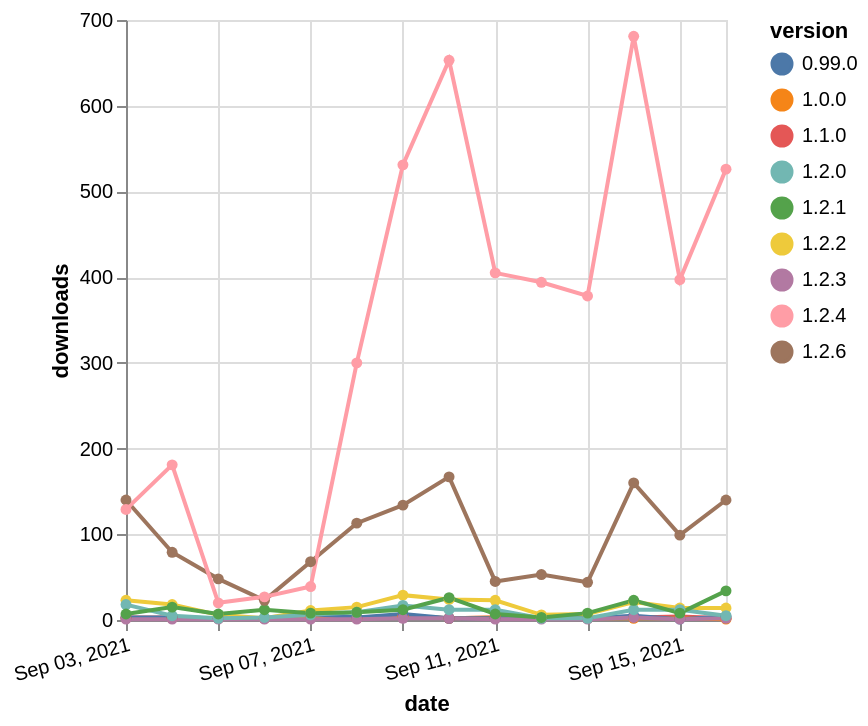

Write the Vega-Lite specification saved for this chart.
### Vega-Lite specification from a JSON file in a GitHub repository (floating-point values rounded to 4 significant figures)
{"$schema": "https://vega.github.io/schema/vega-lite/v5.json", "description": "A simple bar chart with embedded data.", "data": {"values": [{"date": "2021-09-03", "total": 23110, "delta": 3, "version": "1.1.0"}, {"date": "2021-09-04", "total": 23113, "delta": 3, "version": "1.1.0"}, {"date": "2021-09-05", "total": 23115, "delta": 2, "version": "1.1.0"}, {"date": "2021-09-06", "total": 23117, "delta": 2, "version": "1.1.0"}, {"date": "2021-09-07", "total": 23121, "delta": 4, "version": "1.1.0"}, {"date": "2021-09-08", "total": 23123, "delta": 2, "version": "1.1.0"}, {"date": "2021-09-09", "total": 23128, "delta": 5, "version": "1.1.0"}, {"date": "2021-09-10", "total": 23130, "delta": 2, "version": "1.1.0"}, {"date": "2021-09-11", "total": 23133, "delta": 3, "version": "1.1.0"}, {"date": "2021-09-12", "total": 23135, "delta": 2, "version": "1.1.0"}, {"date": "2021-09-13", "total": 23137, "delta": 2, "version": "1.1.0"}, {"date": "2021-09-14", "total": 23140, "delta": 3, "version": "1.1.0"}, {"date": "2021-09-15", "total": 23144, "delta": 4, "version": "1.1.0"}, {"date": "2021-09-16", "total": 23146, "delta": 2, "version": "1.1.0"}, {"date": "2021-09-03", "total": 49254, "delta": 2, "version": "1.0.0"}, {"date": "2021-09-04", "total": 49256, "delta": 2, "version": "1.0.0"}, {"date": "2021-09-05", "total": 49258, "delta": 2, "version": "1.0.0"}, {"date": "2021-09-06", "total": 49260, "delta": 2, "version": "1.0.0"}, {"date": "2021-09-07", "total": 49263, "delta": 3, "version": "1.0.0"}, {"date": "2021-09-08", "total": 49265, "delta": 2, "version": "1.0.0"}, {"date": "2021-09-09", "total": 49270, "delta": 5, "version": "1.0.0"}, {"date": "2021-09-10", "total": 49272, "delta": 2, "version": "1.0.0"}, {"date": "2021-09-11", "total": 49275, "delta": 3, "version": "1.0.0"}, {"date": "2021-09-12", "total": 49277, "delta": 2, "version": "1.0.0"}, {"date": "2021-09-13", "total": 49279, "delta": 2, "version": "1.0.0"}, {"date": "2021-09-14", "total": 49281, "delta": 2, "version": "1.0.0"}, {"date": "2021-09-15", "total": 49283, "delta": 2, "version": "1.0.0"}, {"date": "2021-09-16", "total": 49284, "delta": 1, "version": "1.0.0"}, {"date": "2021-09-03", "total": 7985, "delta": 3, "version": "0.99.0"}, {"date": "2021-09-04", "total": 7988, "delta": 3, "version": "0.99.0"}, {"date": "2021-09-05", "total": 7990, "delta": 2, "version": "0.99.0"}, {"date": "2021-09-06", "total": 7992, "delta": 2, "version": "0.99.0"}, {"date": "2021-09-07", "total": 7999, "delta": 7, "version": "0.99.0"}, {"date": "2021-09-08", "total": 8002, "delta": 3, "version": "0.99.0"}, {"date": "2021-09-09", "total": 8009, "delta": 7, "version": "0.99.0"}, {"date": "2021-09-10", "total": 8011, "delta": 2, "version": "0.99.0"}, {"date": "2021-09-11", "total": 8013, "delta": 2, "version": "0.99.0"}, {"date": "2021-09-12", "total": 8016, "delta": 3, "version": "0.99.0"}, {"date": "2021-09-13", "total": 8018, "delta": 2, "version": "0.99.0"}, {"date": "2021-09-14", "total": 8023, "delta": 5, "version": "0.99.0"}, {"date": "2021-09-15", "total": 8024, "delta": 1, "version": "0.99.0"}, {"date": "2021-09-16", "total": 8028, "delta": 4, "version": "0.99.0"}, {"date": "2021-09-03", "total": 34683, "delta": 23, "version": "1.2.2"}, {"date": "2021-09-04", "total": 34701, "delta": 18, "version": "1.2.2"}, {"date": "2021-09-05", "total": 34707, "delta": 6, "version": "1.2.2"}, {"date": "2021-09-06", "total": 34709, "delta": 2, "version": "1.2.2"}, {"date": "2021-09-07", "total": 34720, "delta": 11, "version": "1.2.2"}, {"date": "2021-09-08", "total": 34735, "delta": 15, "version": "1.2.2"}, {"date": "2021-09-09", "total": 34764, "delta": 29, "version": "1.2.2"}, {"date": "2021-09-10", "total": 34788, "delta": 24, "version": "1.2.2"}, {"date": "2021-09-11", "total": 34811, "delta": 23, "version": "1.2.2"}, {"date": "2021-09-12", "total": 34817, "delta": 6, "version": "1.2.2"}, {"date": "2021-09-13", "total": 34824, "delta": 7, "version": "1.2.2"}, {"date": "2021-09-14", "total": 34845, "delta": 21, "version": "1.2.2"}, {"date": "2021-09-15", "total": 34859, "delta": 14, "version": "1.2.2"}, {"date": "2021-09-16", "total": 34873, "delta": 14, "version": "1.2.2"}, {"date": "2021-09-03", "total": 10163, "delta": 1, "version": "1.2.3"}, {"date": "2021-09-04", "total": 10164, "delta": 1, "version": "1.2.3"}, {"date": "2021-09-05", "total": 10165, "delta": 1, "version": "1.2.3"}, {"date": "2021-09-06", "total": 10166, "delta": 1, "version": "1.2.3"}, {"date": "2021-09-07", "total": 10167, "delta": 1, "version": "1.2.3"}, {"date": "2021-09-08", "total": 10168, "delta": 1, "version": "1.2.3"}, {"date": "2021-09-09", "total": 10170, "delta": 2, "version": "1.2.3"}, {"date": "2021-09-10", "total": 10172, "delta": 2, "version": "1.2.3"}, {"date": "2021-09-11", "total": 10173, "delta": 1, "version": "1.2.3"}, {"date": "2021-09-12", "total": 10174, "delta": 1, "version": "1.2.3"}, {"date": "2021-09-13", "total": 10175, "delta": 1, "version": "1.2.3"}, {"date": "2021-09-14", "total": 10178, "delta": 3, "version": "1.2.3"}, {"date": "2021-09-15", "total": 10179, "delta": 1, "version": "1.2.3"}, {"date": "2021-09-16", "total": 10181, "delta": 2, "version": "1.2.3"}, {"date": "2021-09-03", "total": 20274, "delta": 18, "version": "1.2.0"}, {"date": "2021-09-04", "total": 20279, "delta": 5, "version": "1.2.0"}, {"date": "2021-09-05", "total": 20281, "delta": 2, "version": "1.2.0"}, {"date": "2021-09-06", "total": 20284, "delta": 3, "version": "1.2.0"}, {"date": "2021-09-07", "total": 20290, "delta": 6, "version": "1.2.0"}, {"date": "2021-09-08", "total": 20299, "delta": 9, "version": "1.2.0"}, {"date": "2021-09-09", "total": 20316, "delta": 17, "version": "1.2.0"}, {"date": "2021-09-10", "total": 20328, "delta": 12, "version": "1.2.0"}, {"date": "2021-09-11", "total": 20340, "delta": 12, "version": "1.2.0"}, {"date": "2021-09-12", "total": 20342, "delta": 2, "version": "1.2.0"}, {"date": "2021-09-13", "total": 20344, "delta": 2, "version": "1.2.0"}, {"date": "2021-09-14", "total": 20356, "delta": 12, "version": "1.2.0"}, {"date": "2021-09-15", "total": 20368, "delta": 12, "version": "1.2.0"}, {"date": "2021-09-16", "total": 20373, "delta": 5, "version": "1.2.0"}, {"date": "2021-09-03", "total": 35073, "delta": 7, "version": "1.2.1"}, {"date": "2021-09-04", "total": 35088, "delta": 15, "version": "1.2.1"}, {"date": "2021-09-05", "total": 35095, "delta": 7, "version": "1.2.1"}, {"date": "2021-09-06", "total": 35107, "delta": 12, "version": "1.2.1"}, {"date": "2021-09-07", "total": 35115, "delta": 8, "version": "1.2.1"}, {"date": "2021-09-08", "total": 35124, "delta": 9, "version": "1.2.1"}, {"date": "2021-09-09", "total": 35136, "delta": 12, "version": "1.2.1"}, {"date": "2021-09-10", "total": 35162, "delta": 26, "version": "1.2.1"}, {"date": "2021-09-11", "total": 35169, "delta": 7, "version": "1.2.1"}, {"date": "2021-09-12", "total": 35172, "delta": 3, "version": "1.2.1"}, {"date": "2021-09-13", "total": 35180, "delta": 8, "version": "1.2.1"}, {"date": "2021-09-14", "total": 35203, "delta": 23, "version": "1.2.1"}, {"date": "2021-09-15", "total": 35211, "delta": 8, "version": "1.2.1"}, {"date": "2021-09-16", "total": 35245, "delta": 34, "version": "1.2.1"}, {"date": "2021-09-03", "total": 6529, "delta": 140, "version": "1.2.6"}, {"date": "2021-09-04", "total": 6608, "delta": 79, "version": "1.2.6"}, {"date": "2021-09-05", "total": 6656, "delta": 48, "version": "1.2.6"}, {"date": "2021-09-06", "total": 6679, "delta": 23, "version": "1.2.6"}, {"date": "2021-09-07", "total": 6747, "delta": 68, "version": "1.2.6"}, {"date": "2021-09-08", "total": 6860, "delta": 113, "version": "1.2.6"}, {"date": "2021-09-09", "total": 6994, "delta": 134, "version": "1.2.6"}, {"date": "2021-09-10", "total": 7161, "delta": 167, "version": "1.2.6"}, {"date": "2021-09-11", "total": 7206, "delta": 45, "version": "1.2.6"}, {"date": "2021-09-12", "total": 7259, "delta": 53, "version": "1.2.6"}, {"date": "2021-09-13", "total": 7303, "delta": 44, "version": "1.2.6"}, {"date": "2021-09-14", "total": 7463, "delta": 160, "version": "1.2.6"}, {"date": "2021-09-15", "total": 7562, "delta": 99, "version": "1.2.6"}, {"date": "2021-09-16", "total": 7702, "delta": 140, "version": "1.2.6"}, {"date": "2021-09-03", "total": 26711, "delta": 129, "version": "1.2.4"}, {"date": "2021-09-04", "total": 26892, "delta": 181, "version": "1.2.4"}, {"date": "2021-09-05", "total": 26912, "delta": 20, "version": "1.2.4"}, {"date": "2021-09-06", "total": 26939, "delta": 27, "version": "1.2.4"}, {"date": "2021-09-07", "total": 26978, "delta": 39, "version": "1.2.4"}, {"date": "2021-09-08", "total": 27278, "delta": 300, "version": "1.2.4"}, {"date": "2021-09-09", "total": 27809, "delta": 531, "version": "1.2.4"}, {"date": "2021-09-10", "total": 28462, "delta": 653, "version": "1.2.4"}, {"date": "2021-09-11", "total": 28867, "delta": 405, "version": "1.2.4"}, {"date": "2021-09-12", "total": 29261, "delta": 394, "version": "1.2.4"}, {"date": "2021-09-13", "total": 29639, "delta": 378, "version": "1.2.4"}, {"date": "2021-09-14", "total": 30320, "delta": 681, "version": "1.2.4"}, {"date": "2021-09-15", "total": 30717, "delta": 397, "version": "1.2.4"}, {"date": "2021-09-16", "total": 31243, "delta": 526, "version": "1.2.4"}]}, "width": "container", "mark": {"type": "line", "point": {"filled": true}}, "encoding": {"x": {"field": "date", "type": "temporal", "timeUnit": "yearmonthdate", "title": "date", "axis": {"labelAngle": -15}}, "y": {"field": "delta", "type": "quantitative", "title": "downloads"}, "color": {"field": "version", "type": "nominal"}, "tooltip": {"field": "delta"}}}
